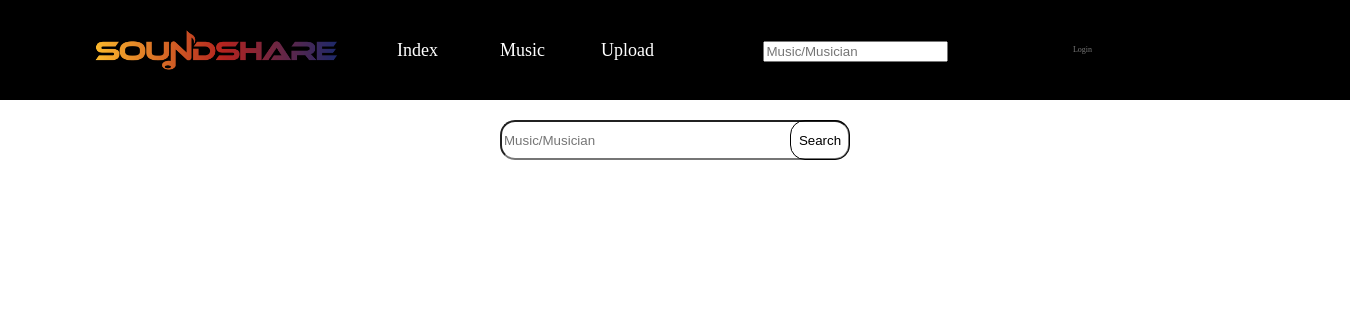
/soundshare/music/emo girl/, run on an earlier commit of the app's database.
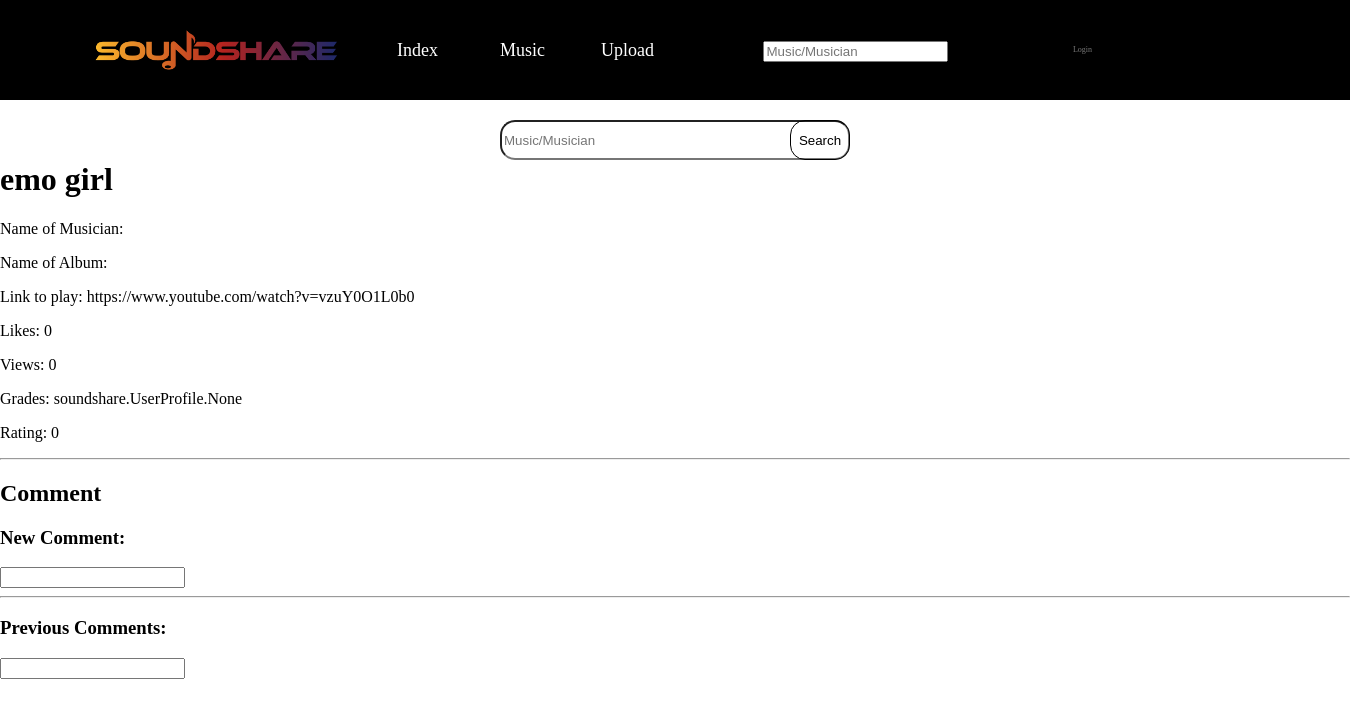
And on a later commit of the database.
### soundshare/models.py (models this page shows, shortened)
class Song(models.Model):
    title = models.CharField(max_length=64, unique=True)
    views = models.IntegerField(default=0)
    likes = models.IntegerField(default=0)
    creator = models.ManyToManyField(UserProfile)
    average_rating = models.IntegerField(default=0)
    album_title = models.CharField(max_length=64)
    link = models.URLField(unique=True)

### soundshare/views.py (the view)
# urls.py: path('music/<str:music_title>/', views.music, name='music'),
def music(request, music_title):
    context_dict = {}
    try:
        music_info = Song.objects.get(title=music_title)
        context_dict = {'music_info': music_info}
        return render(request, 'soundshare/music.html', context=context_dict)
    except Song.DoesNotExist:
        print("The song is not exist!")
        return render(request, 'soundshare/music.html', context=context_dict)

### templates/soundshare/music.html (shortened to what this page needs)
{% extends 'soundshare/base.html' %}
{% load staticfiles %}
{% block body_block %}
	<div id="background-music">
		<div id="sear1">
			<form method="post" id="form2"><input type="search" placeholder="Music/Musician" id="sear">
				<button id="but2">Search</button>
			</form>
		</div>
		<div id="music_info">
			{% if music_info %}
			<h1> {{ music_info.title }} </h1>
			<div id="detail_info">
				<p> Name of Musician: {{ music_info. }}</p>
				<p> Name of Album: {{ music_info.album_title }}</p>
				<p> Link to play: {{ music_info.link }} </p>
				<p> Likes: {{ music_info.likes }} </p>
				<p> Views: {{ music_info.views }} </p>
				<p> Grades: {{ music_info.creator }} </p>
				<p> Rating: {{ music_info.average_rating }} </p>
			</div>
			<hr />
			<h2> Comment </h2>
			<div id="comment">
				<div id="new_comment">
					<h3>New Comment: </h3> <input />
				</div>
				<hr />
				<div id="previous_comments">
					<h3>Previous Comments: </h3> <input />
				</div>
			</div>
			{% endif %}
		</div>
	</div>
{% endblock %}

### templates/soundshare/base.html (shortened to what this page needs)
<!DOCTYPE html>
{% load staticfiles %}
<html>
    <link rel="stylesheet" href="{% static "css/style.css" %}" >
    <head>
    </head>
    <body>
        <div>
            <div class="nav">
                <div class="top">
                    <ul class="guide">
                        <li class="logo" ><img class="logopic" alt="logo" src="{% static "image/Soundshare.png" %}"></li>
                        <li onclick="javascript:document.getElementById('01').click()" class="choose">Index<a id="01" href="/soundshare/index/"></a></li>
                        <li onclick="javascript:document.getElementById('07').click()" class="musicpage" class="l1">Music<a id="07" href="/soundshare/music/"></a></li>
                        <li onclick="javascript:document.getElementById('06').click()" class="l2">Upload<a id="06" href="/soundshare/upload/"></a></li>
                        <li class="ser"><input type="search" placeholder="Music/Musician"></li>
                        <li onclick="javascript:document.getElementById('02').click()" class="login">Login<a id="02" href="/soundshare/login/"></a></li>
                    </ul>
                </div>
            </div>
        </div>
        {% block body_block %}
        {% endblock %}
    </body>
</html>

### static/css/style.css (style rules this page uses)
body { width: 100%; height: 100%; border: 0; margin: 0 auto; padding: 0; }
div { display: block; }
.nav { position: relative; height: 100px; box-sizing: border-box; background: black; border-bottom: 1px solid #000; }
.nav .top { width: 1300px; margin: 0 auto; }
.nav .top .guide { margin: 0 auto; width: 100%; height: 100px; }
.nav .top .guide li { list-style: none; float: left; width: 105px; height: 100%; line-height: 100px; text-align: center; font-family: wljh; font-size: 18px; color: white; }
.nav .top .guide .logo { width:300px; }
.nav .top .guide .logo .logopic { z-index: 1000; width: 100%; height: 100%; }
.nav .top .guide .ser { width: 350px; height: 100%; }
.nav .top .guide .choose { color:white; }
.nav .top .guide .login { display: block; font-size: 8px; color: #787878; }
button { background-color: Transparent; background-repeat:no-repeat; border: none; cursor:pointer; overflow: hidden; outline:none; }
#sear1 { margin: 0 auto; text-align:center; position: relative; vertical-align:middle; height: 40px; width: 350px; }
#sear { height: 40px; border-radius: 15px; width: 350px; }
#form2 { position: relative; height: 40px; border-radius: 15px; width: 350px; top: 20px; }
#but2 { position: relative; border: 1px solid black; border-radius: 15px; height: 40px; width: 17%; top: -40px; right: -145px; }

What changed in the data, as far as the page shows it:
added Song: title "emo girl", link "https://www.youtube.com/watch?v=vzuY0O1L0b0", likes "0", views "0", creator "soundshare.UserProfile.None", average_rating "0"
Also different on the page:
text now shown: "Name of Musician: Name of Album: Link to play: Likes: Views: Grades: Rating: Comment New Comment: Previous Comments:"
